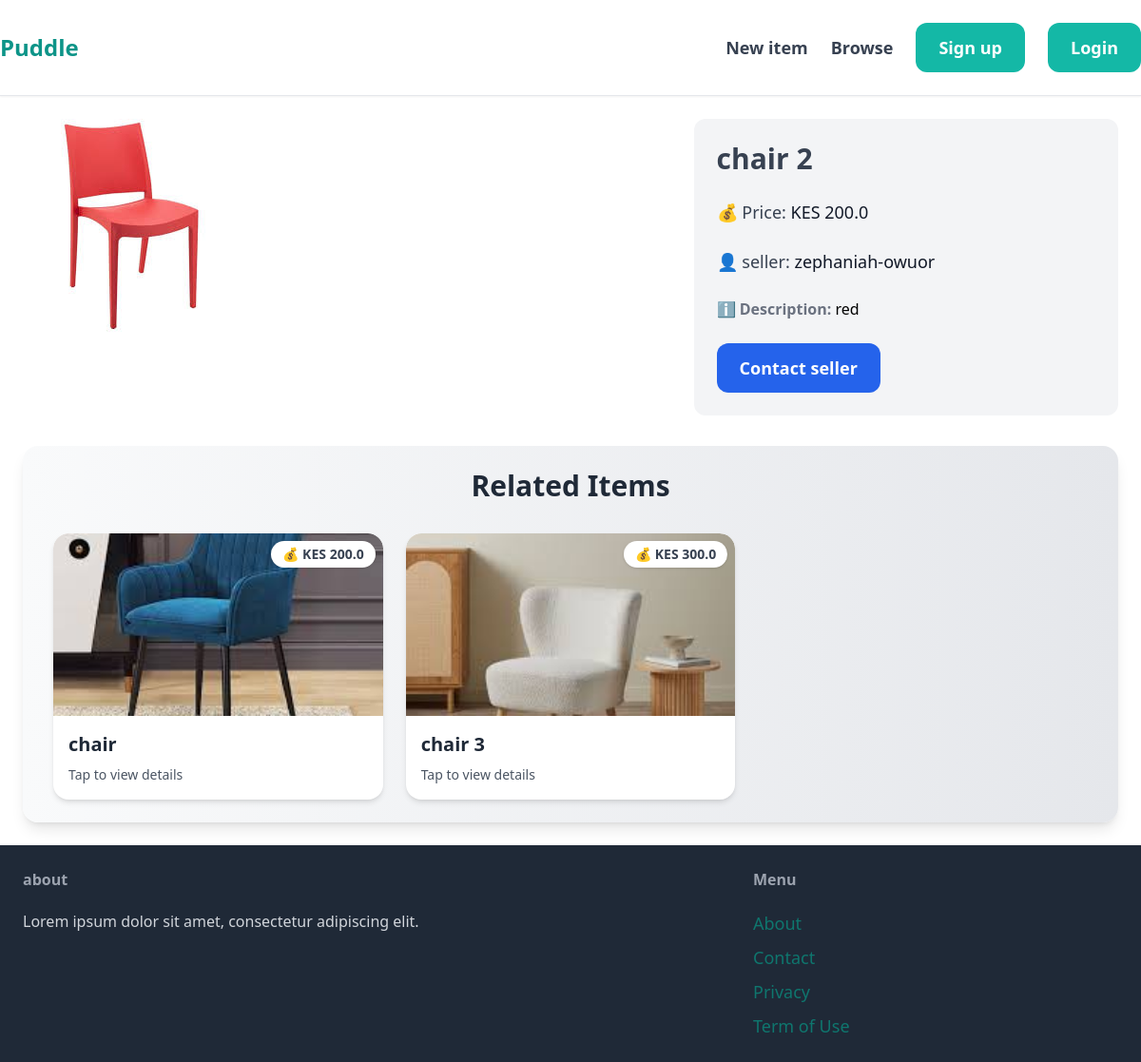
The page /item/6/ on the database its author committed.
### item/models.py (models this page shows, shortened)
class Item(models.Model):
    category = models.ForeignKey(Category, related_name='items', on_delete=models.CASCADE)
    name = models.CharField(max_length=255)
    description = models.TextField(blank=True)
    price = models.FloatField()
    image = models.ImageField(upload_to='items_images', blank=True, null=True)
    is_sold = models.BooleanField(default=False)
    created_at = models.DateTimeField(auto_now_add=True)
    created_by = models.ForeignKey(User, related_name='items', on_delete=models.CASCADE)

### item/views.py (the view)
# urls.py: path('<int:pk>/', views.detail, name='detail'),
def detail(request, pk):
    item = get_object_or_404(Item, pk=pk)
    related_items = Item.objects.filter(category=item.category, is_sold=False).exclude(pk=pk) [0:3]# exclude the current item
    return render(request, 'item/detail.html', {'item': item, 'related_items': related_items})

### item/templates/item/detail.html (shortened to what this page needs)
{% extends "core/base.html" %}
{% block content %}
<div class="grid grid-cols-5 gap-6">
    <div class="col-span-3">
        <img src="{{ item.image.url }}" alt="" class="rounded-xl">
    </div>
    <div class="col-span-2 p-6 bg-gray-100 rounded-xl">
        <h1 class="mb-6 text-3xl font-semibold text-gray-700">{{ item.name }}</h1>
        <p class="mb-6 text-lg text-gray-700">💰 Price: <span class="font-medium text-gray-900">KES {{ item.price }}</span></p>
        <p class="mb-6 text-lg text-gray-700"> 👤 seller: <span class="font-medium text-gray-900">{{ item.created_by.username }}</span></p>
        {% if item.description %}
        <p class="text-grey-700">
            <strong class="text-gray-500"> ℹ️ Description:</strong> {{ item.description }}</strong>
        </p>
        {% endif %}
        <a href="#" class="inline-block mt-6 px-6 py-3 text-lg font-semibold text-white bg-blue-600 rounded-xl hoover:bg-blue-700"> Contact seller</a>
    </div>
</div>
<div class="mt-8 px-8 py-6 bg-gradient-to-r from-gray-50 to-gray-200 shadow-lg rounded-2xl">
    <h2 class="mb-8 text-3xl font-semibold text-center text-gray-800">Related Items</h2>
    <div class="grid grid-cols-1 sm:grid-cols-2 md:grid-cols-3 gap-6">
        {% for item in related_items %}
            <div class="transition-transform transform hover:scale-105 hover:shadow-xl bg-white rounded-2xl shadow-md overflow-hidden">
                <a href="{% url 'item:detail' item.id %}" class="block">
                    <div class="relative">
                        <img src="{{ item.image.url }}" alt="{{ item.name }}" class="rounded-t-2xl w-full h-48 object-cover">
                        <div class="absolute top-2 right-2 bg-white px-3 py-1 rounded-full text-sm font-semibold text-gray-700 shadow">
                            💰 KES {{ item.price }}
                        </div>
                    </div>
                    <div class="p-4">
                        <h2 class="text-xl font-semibold text-gray-800">{{ item.name }}</h2>
                        <p class="mt-2 text-sm text-gray-600">Tap to view details</p>
                    </div>
                </a>
            </div>
        {% endfor %}
    </div>
</div>
{% endblock %}

### rows shown on the page
Item: image (picture), name "chair 2", price "200.0", created_by.username "zephaniah-owuor", description "red"
Item: image (picture), price "200.0", name "chair"
Item: image (picture), price "300.0", name "chair 3"
